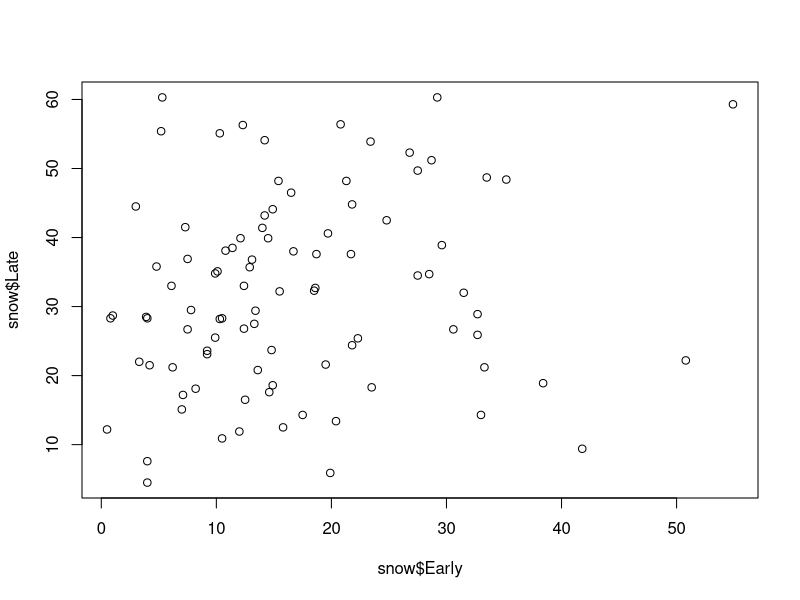
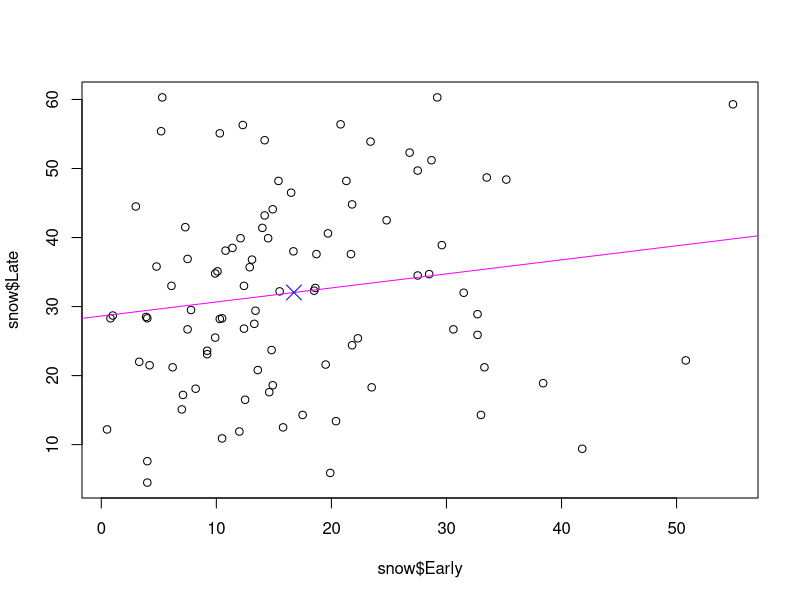
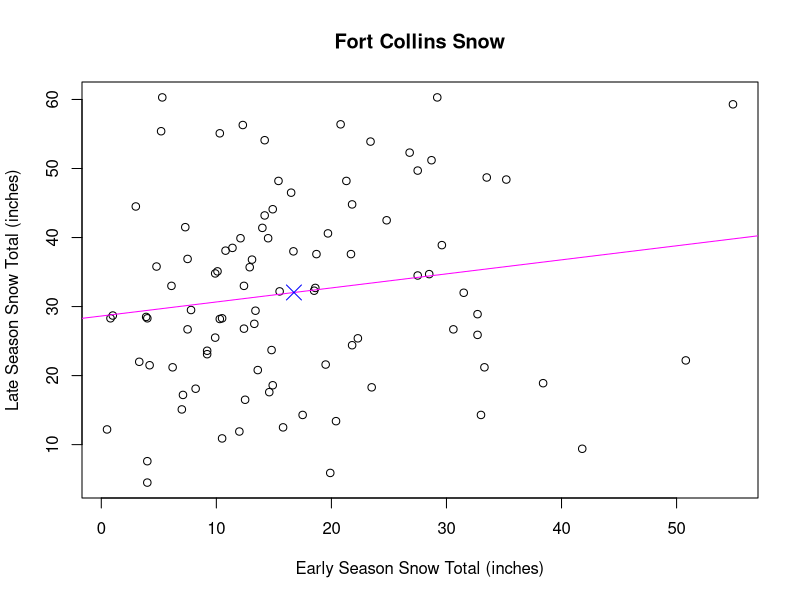

Source code (R) for these figures, in order:

# read in the fort collins snow dataset.
# the paths assume that our working directory is the
# directory that contains this sript (lec01_simple_linear_models.R)
# We go up one directory (..), then down into the datasets directory (/datasets)
# and then get the file we want (ftcollinssnow.csv)
snow <- read.csv("../datasets/ftcollinssnow.csv")

# look at the data
snow

# simple plot
plot( snow$Early, snow$Late )
# doesn't look like there's much going on

# let's calculate some statistics "by hand"
n <- nrow(snow)
xbar <- mean( snow$Early )  
ybar <- mean( snow$Late )
xbar
ybar

sxx <- sum( ( snow$Early - xbar )^2 )
syy <- sum( ( snow$Late - ybar )^2 )
sxy <- sum( ( snow$Early - xbar )*( snow$Late - ybar ) )

# what's going on here?
snow$Early
xbar
snow$Early - xbar 
snow$Late - ybar
( snow$Early - xbar )*( snow$Late - ybar )
sum( ( snow$Early - xbar )*( snow$Late - ybar ) )
sxy

b1hat <- sxy/sxx
b0hat <- ybar - b1hat*xbar
b1hat
b0hat

plot( snow$Early, snow$Late )
abline( b0hat, b1hat, col = "magenta" )
points( xbar, ybar, col = "blue", cex = 2, pch = 4 )

# let's make a nicer plot
plot( 
    snow$Early, snow$Late, 
    xlab = "Early Season Snow Total (inches)", 
    ylab = "Late Season Snow Total (inches)",
    main = "Fort Collins Snow"
)
abline( b0hat, b1hat, col = "magenta" )
points( xbar, ybar, col = "blue", cex = 2, pch = 4 )

# estimate the standard deviation
fitted_values <- b0hat + b1hat*snow$Early
residuals <- snow$Late - fitted_values
sigmahat <- sqrt( 1/(n-2)*sum( residuals^2 ) )
sigmahat

# calculate t statistics for testing H_0: b_j = 0
seb0 <- sigmahat*sqrt( 1/n + xbar^2/sxx )
seb1 <- sigmahat/sqrt(sxx)
t0 <- (b0hat - 0)/seb0
t1 <- (b1hat - 0)/seb1

# perform hypothesis test by calculating two-sided p-values
# P( T_{n-2} < -|t0| ) + P( T_{n-2} > |t0| )

p0 <- pt( -abs(t0), n-2 ) + (1 - pt( abs(t0), n-2 ) )
p0

p1 <- pt( -abs(t1), n-2 ) + (1 - pt( abs(t1), n-2 ) )
p1

# get confidence intervals
width0 <- seb0*c( qt(0.025, n-2), qt(0.975, n-2) )
ci0 <- b0hat + width0

width1 <- seb1*c( qt(0.025, n-2), qt(0.975, n-2) )
ci1 <- b1hat + width1


# now do all this with the lm function
fit <- lm( Late ~ Early, data = snow )

fit
b0hat
b1hat

# fit is a special kind of object called a list
names(fit)
fit$coefficients
fit$residuals

# use the summary function, with fit as argument, to print useful information
summary(fit)
seb0
seb1
t0
t1
p0
p1
sigmahat
n-2

# how do you get sigmahat?
names(fit)
summary_fit <- summary(fit)
names(summary_fit)
summary_fit$sigma
